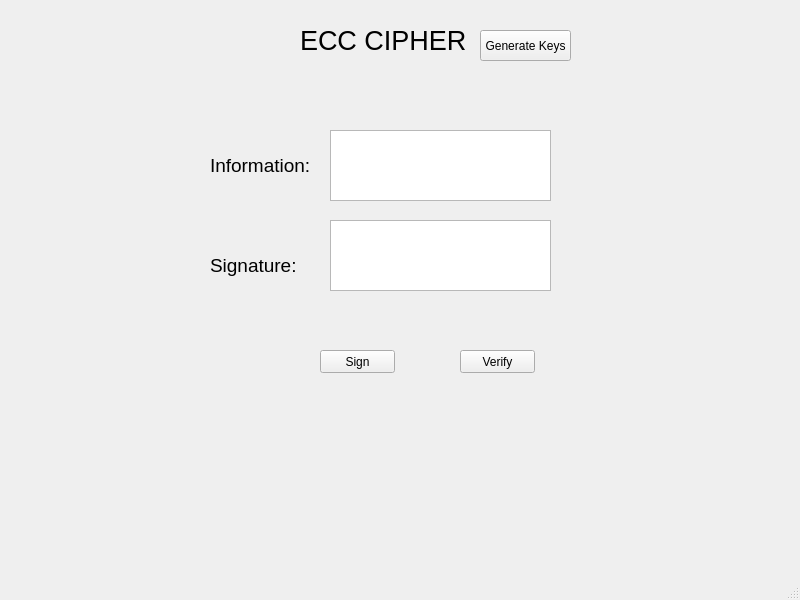
<?xml version="1.0" encoding="UTF-8"?>
<ui version="4.0">
 <class>MainWindow</class>
 <widget class="QMainWindow" name="MainWindow">
  <property name="geometry">
   <rect>
    <x>0</x>
    <y>0</y>
    <width>800</width>
    <height>600</height>
   </rect>
  </property>
  <property name="windowTitle">
   <string>MainWindow</string>
  </property>
  <widget class="QWidget" name="centralwidget">
   <widget class="QLabel" name="label">
    <property name="geometry">
     <rect>
      <x>300</x>
      <y>20</y>
      <width>191</width>
      <height>41</height>
     </rect>
    </property>
    <property name="font">
     <font>
      <pointsize>20</pointsize>
     </font>
    </property>
    <property name="text">
     <string>ECC CIPHER</string>
    </property>
   </widget>
   <widget class="QPushButton" name="btn_gen_keys">
    <property name="geometry">
     <rect>
      <x>480</x>
      <y>30</y>
      <width>91</width>
      <height>31</height>
     </rect>
    </property>
    <property name="text">
     <string>Generate Keys</string>
    </property>
   </widget>
   <widget class="QTextEdit" name="txt_sign">
    <property name="geometry">
     <rect>
      <x>330</x>
      <y>220</y>
      <width>221</width>
      <height>71</height>
     </rect>
    </property>
   </widget>
   <widget class="QLabel" name="label_4">
    <property name="geometry">
     <rect>
      <x>210</x>
      <y>140</y>
      <width>111</width>
      <height>51</height>
     </rect>
    </property>
    <property name="font">
     <font>
      <pointsize>14</pointsize>
     </font>
    </property>
    <property name="text">
     <string>Information:</string>
    </property>
   </widget>
   <widget class="QLabel" name="label_5">
    <property name="geometry">
     <rect>
      <x>210</x>
      <y>240</y>
      <width>111</width>
      <height>51</height>
     </rect>
    </property>
    <property name="font">
     <font>
      <pointsize>14</pointsize>
     </font>
    </property>
    <property name="text">
     <string>Signature:</string>
    </property>
   </widget>
   <widget class="QTextEdit" name="txt_info">
    <property name="geometry">
     <rect>
      <x>330</x>
      <y>130</y>
      <width>221</width>
      <height>71</height>
     </rect>
    </property>
   </widget>
   <widget class="QPushButton" name="btn_verify">
    <property name="geometry">
     <rect>
      <x>460</x>
      <y>350</y>
      <width>75</width>
      <height>23</height>
     </rect>
    </property>
    <property name="text">
     <string>Verify</string>
    </property>
   </widget>
   <widget class="QPushButton" name="btn_sign">
    <property name="geometry">
     <rect>
      <x>320</x>
      <y>350</y>
      <width>75</width>
      <height>23</height>
     </rect>
    </property>
    <property name="text">
     <string>Sign</string>
    </property>
   </widget>
  </widget>
  <widget class="QMenuBar" name="menubar">
   <property name="geometry">
    <rect>
     <x>0</x>
     <y>0</y>
     <width>800</width>
     <height>21</height>
    </rect>
   </property>
  </widget>
  <widget class="QStatusBar" name="statusbar"/>
 </widget>
 <resources/>
 <connections/>
</ui>
